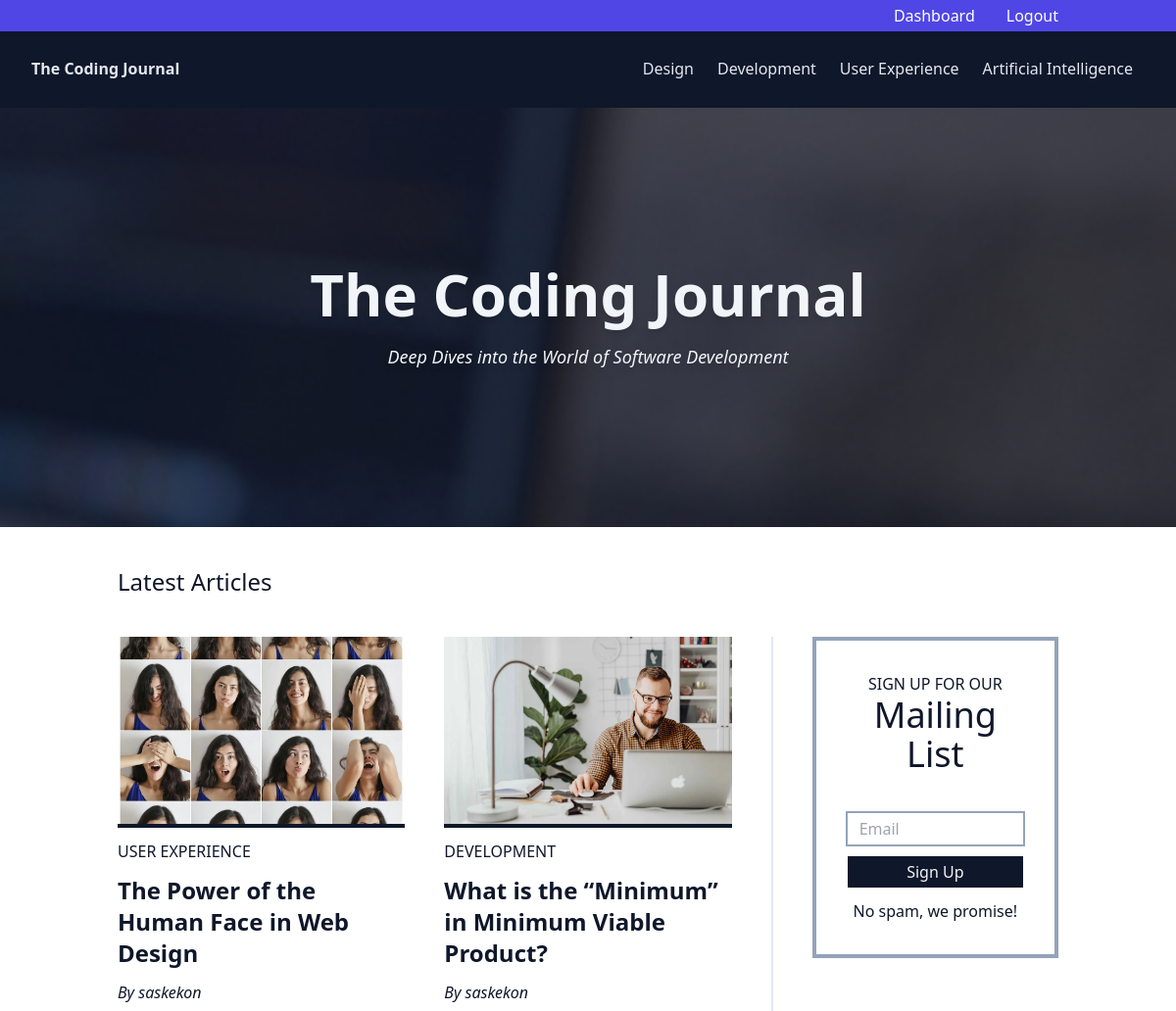
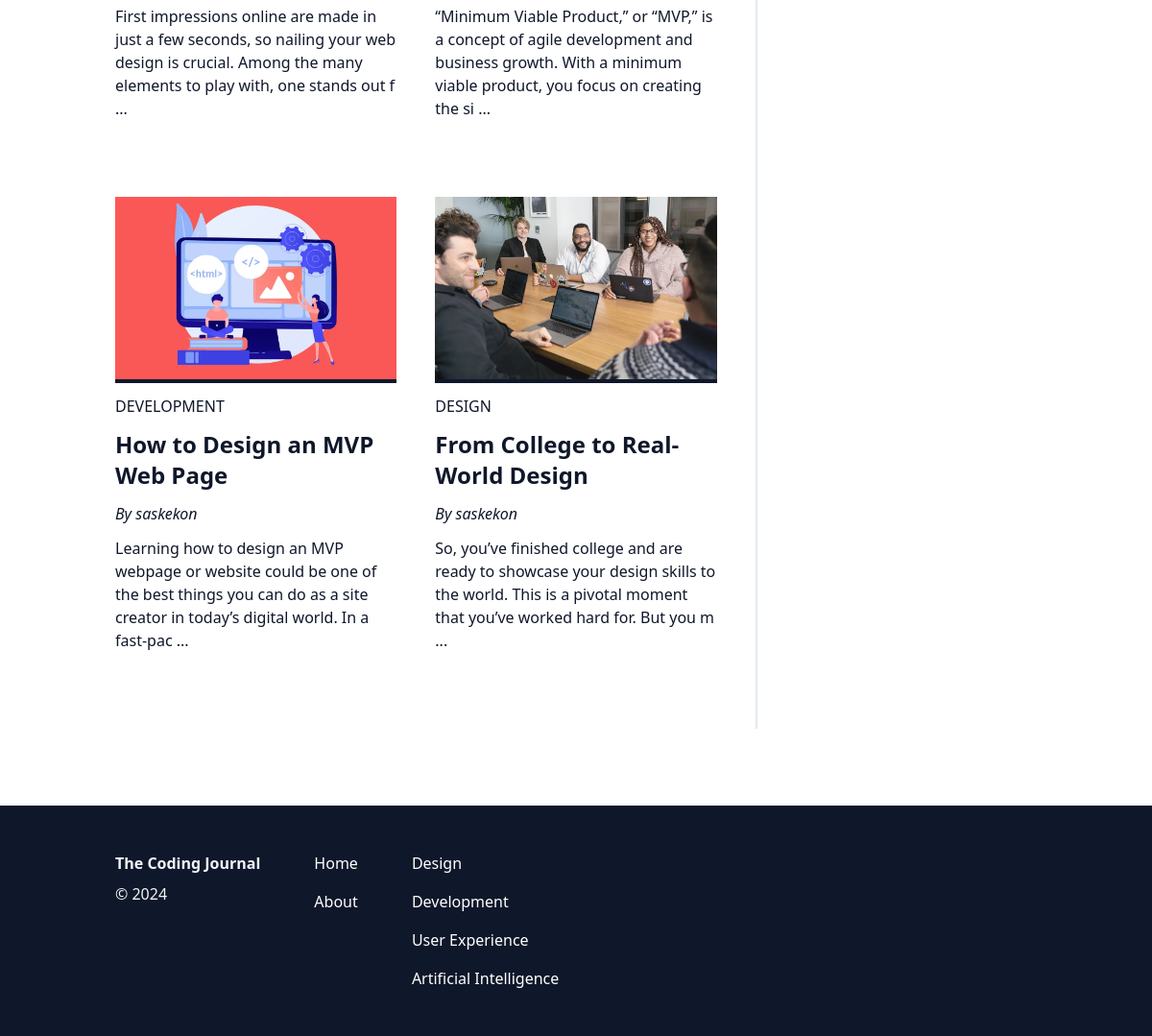
Screenshot of / (signed in) with the database file from the repository (2 pictures, top to bottom).
### app/models.py (models this page shows, shortened)
class Category(db.Model):
    id: Mapped[int] = mapped_column(primary_key=True)
    key: Mapped[str] = mapped_column(String(25), unique=True)
    name: Mapped[str] = mapped_column(String(50), unique=True)
    posts: Mapped[List["Post"]] = relationship(back_populates="c_posts") # One-to-Many Relationship

class Post(db.Model):
    id: Mapped[int] = mapped_column(primary_key=True)
    title: Mapped[str] = mapped_column(String(50))
    body: Mapped[str] = mapped_column(Text)
    featured_image: Mapped[str] = mapped_column(String(255))
    timestamp: Mapped[datetime] = mapped_column(default=lambda: datetime.now(timezone.utc))
    user_id: Mapped[int] = mapped_column(ForeignKey(User.id))
    u_posts: Mapped["User"] = relationship(back_populates="posts")
    category_id: Mapped[int] = mapped_column(ForeignKey(Category.id))
    c_posts: Mapped["Category"] = relationship(back_populates="posts")

class User(db.Model, UserMixin):
    id: Mapped[int] = mapped_column(primary_key=True)
    username: Mapped[str] = mapped_column(String(25), unique=True)
    password_hash: Mapped[str] = mapped_column(String(255))
    email: Mapped[str] = mapped_column(String(50), unique=True)
    registered_date: Mapped[datetime] = mapped_column(default=lambda: datetime.now(timezone.utc))
    profile: Mapped["Profile"] = relationship(back_populates="u_profile", uselist=False) # One-to-One Relationship
    posts: Mapped[List["Post"]] = relationship(back_populates="u_posts") # One-to-Many Relationship
    comments: Mapped[List["Comment"]] = relationship(back_populates="u_comments")

### app/views/main.py (the view)
@main.route("/", methods=["GET", "POST"])
def index():
    title=f"Homepage - {Config.APP_NAME}"
    posts = db.session.scalars(db.select(Post).order_by(Post.timestamp.desc()).limit(4)).all()
    for post in posts:
        post.text_only = remove_html_tags(post.body)
    return render_template("index.html", title=title, posts=posts)

### app/forms.py (shortened to what this page needs)
class SubscribeForm(FlaskForm):
    email = EmailField("Email", validators=[DataRequired(), Email(check_deliverability=True)])

### app/__init__.py (called while the page is built)
def create_app():
    app = Flask(__name__)
    app.config.from_object(Config)
    db.init_app(app)
    migrate.init_app(app, db)
    login_manager.init_app(app)
    @login_manager.user_loader
    def load_user(user_id):
        return db.session.get(User, user_id)
    from app.views.main import main
    app.register_blueprint(main)
    from app.views.auth import auth
    app.register_blueprint(auth)
    return app

### app/utils.py (called while the page is built)
def remove_html_tags(body):
    soup = BeautifulSoup(body, "html.parser")
    return soup.get_text()

### app/views/main.py (called while the page is built)
@main.context_processor
def inject():
    categories = db.session.scalars(db.select(Category)).all()
    subscribe_form = SubscribeForm()
    return {
        "app_name": Config.APP_NAME,
        "categories": categories,
        "subscribe_form": subscribe_form,
        }

### app/templates/index.html
{% extends "base.html" %}
{% block body %}
<section class="hero bg-slate-900 overflow-hidden">
    <div class="container mx-auto px-8">
        <div class="py-40 text-center text-slate-100 drop-shadow-md">
            <h1 class="mb-5 text-6xl font-bold">{{ app_name }}</h1>
            <p class="text-lg">
                <i>Deep Dives into the World of Software Development</i>
            </p>
        </div>
    </div>
</section>
<div class="container mx-auto mb-20 px-8">
    <p class="py-10 text-2xl">Latest Articles</p>
    <div class="grid grid-cols-1 md:grid-cols-12 md:gap-10">
        <div class="col-span-8 grid grid-cols-1 mb-10 md:grid-cols-2 md:gap-10">
            {% for post in posts %}
            <article class="mb-10">
                <a href="{{ url_for('main.single_post', post_id=post.id) }}">
                    <div class="border-b-4 border-slate-900 max-h-60 overflow-hidden">
                        <img class="hover:scale-[1.1] transition-all" src="{{ url_for('main.uploaded_image', filename=post.featured_image)}}">
                    </div>
                    <p class="my-3 uppercase">{{ post.c_posts.name }}</p>
                    <h2 class="text-2xl font-bold">{{ post.title }}</h2>
                </a>
                <p class="my-3"><i>By {{ post.u_posts.username }}</i></p>
                <p>{{ post.text_only[:150] | safe }} ...</p>
            </article>
            {% endfor %}
        </div>
        <aside class="col-span-4 md:pl-10 md:border-l-2 md:border-slate-200">
            {% include "subscribe.html" %}
        </aside>
    </div>
</div>
{% endblock %}

### app/templates/header.html (shortened to what this page needs)
<header class="{% if current_user.is_authenticated %}mt-[30px]{% endif %} bg-slate-900 text-slate-200 overflow-auto">
    <nav class="container max-w-screen-xl mx-auto px-8">
        <div class="md:flex md:justify-between">
            <div class="flex justify-between content-center py-7">
                <a class="inline-block" href="{{ url_for('main.index') }}">
                    <p class="font-extrabold">{{ app_name }}</p>
                </a>
            </div>
            <ul class="mb-5 hidden md:flex md:mb-0 md:items-center" id="collapse">
            {% if categories %}
                {% for category in categories %}
                <li class="{% if loop.last %}pb-2{% endif %} md:pb-0"><a class="navbar-link" href="{{ url_for('main.category_page', category_key=category.key) }}">{{category.name}}</a></li>
                {% endfor %}
            {% else %}
                {% if current_user.is_authenticated %}
                <a class="navbar-link" href="{{ url_for('main.profile', username=current_user.username)}}">Add Category</a>
                {% else %}
                <a class="navbar-link" href="{{ url_for('auth.login')}}">Login</a>
                {% endif %}
            {% endif %}
            </ul>
        </div>
    </nav>
</header>

### app/templates/footer.html
<footer class="py-10 text-slate-100 bg-slate-900">
    <div class="container mx-auto px-8">
        <div class="flex flex-col md:flex-row">
            <div class="mb-5 mr-14">
                <a href="{{ url_for('main.index') }}">
                    <h2 class="py-2 font-extrabold">{{ app_name }}</h2>
                </a>
                <p>&copy 2024</p>
            </div>
            <ul class="mb-5 mr-14">
                <li class="py-2 text-white hover:text-slate-400 transition-all"><a href="{{ url_for('main.index') }}">Home</a></li>
                <li class="py-2 text-white hover:text-slate-400 transition-all"><a href="#">About</a></li>
            </ul>
            <ul>
            {% for category in categories %}
                <li class="py-2 text-white hover:text-slate-400 transition-all">
                    <a href="{{ url_for('main.category_page', category_key=category.key) }}">{{category.name}}</a>
                </li>
            {% endfor %}
            </ul>
        </div>
    </div>
</footer>

### app/static/css/custom.css (style rules this page uses)
.hero, .c-design, .c-development, .c-ux, .c-ai { background-size: cover; background-attachment: fixed; }
.hero, .c-development { background-image: url("../images/pexels-negativespace-34658.jpg"); background-position: center center; }

### rows the page displays
Category: name "Design"
Category: name "Development"
Category: name "User Experience"
Category: name "Artificial Intelligence"
Post: featured_image (picture), c_posts.name "USER EXPERIENCE", title "The Power of the Human Face in Web Design", u_posts.username "saskekon", text_only "First impressions online are made in just a few seconds, so nailing your web design is crucial. Among the many elements to play with, one stands out f"
Post: featured_image (picture), c_posts.name "DEVELOPMENT", title "What is the “Minimum” in Minimum Viable Product?", u_posts.username "saskekon", text_only "“Minimum Viable Product,” or “MVP,” is a concept of agile development and business growth. With a minimum viable product, you focus on creating the si"
Post: featured_image (picture), c_posts.name "DEVELOPMENT", title "How to Design an MVP Web Page", u_posts.username "saskekon", text_only "Learning how to design an MVP webpage or website could be one of the best things you can do as a site creator in today’s digital world. In a fast-pac"
Post: featured_image (picture), c_posts.name "DESIGN", title "From College to Real-World Design", u_posts.username "saskekon", text_only "So, you’ve finished college and are ready to showcase your design skills to the world. This is a pivotal moment that you’ve worked hard for. But you m"

### other values shown
{{ app_name }} "The Coding Journal"
